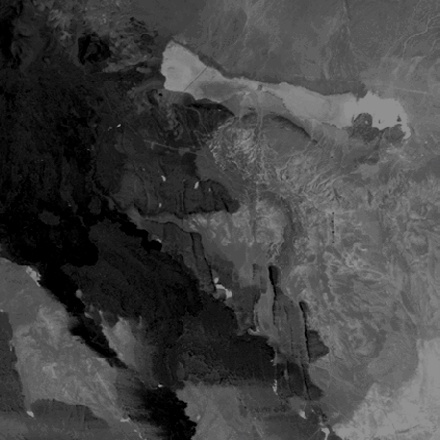
#> input picture HW2/images/landsat.jpg, 440 x 440 px
$ jupyter execute Homework_2.ipynb
#> lines starting #> are read from the running program, lines starting #| are printed output that depends on the picture
# Homework 2

Created by: Frendy

Date: 10/5/2020

The image folder has the images given for the homework

The output folder has the images that were created for the homework (Example: image1_crop.jpg)

# Dependencies

Please have the common libraries listed belowed installed.

In case you don't have it. Please install it by typing the following

## matplotlib
pip3 install matplotlib

## scipy
pip3 install scipy

## numpy
pip3 install numpy

[cell 1]
############
# Numpy makes my computer run out of memory, fix it by forcing to not do multi threading
###########
import os
os.environ['OPENBLAS_NUM_THREADS'] = '1'
os.environ['MKL_NUM_THREADS'] = '1'

[cell 2]
import matplotlib.image as mpimg
import matplotlib.pyplot as plt

import numpy as np

from PIL import Image

[cell 3]
#########################
# Problem 4 a
#########################

def my_hist_equalization(gray_image, n_bins):

    #########
    # Original image
    ##########

    # Import image as numpy
#> called with gray_image = 'images/landsat.jpg', n_bins = 256
    img = mpimg.imread(gray_image)
#> img is the input picture: shape (440, 440, 3); mean R, G, B 67.1, 67.1, 67.1
    npImg = np.array(img)
    npImg = npImg.flatten() # Make 1 D Array

    # Initialize histogram with size n_bins
    OriginalHistogram = np.zeros(n_bins)

    # Sum all pixels in a 256 array, to see intensity
    for i in npImg:
        OriginalHistogram[i] = OriginalHistogram[i] + 1
#> this loop made 580800 passes
#> i on passes 1 to 3: 18, 18, 18
#> after the loop, OriginalHistogram = 256 values, max 15954 at index 0, min 0 at index 150, mean 2268.8

    #########
    # HIstogram Equalization
    ##########
    # Cumulative sum first
    OriginalHistogram = iter(OriginalHistogram)

    # make a new numpy arrray
    csArray = [next(OriginalHistogram)]
#> csArray = [15954]
    for i in OriginalHistogram:
        csArray.append(csArray[-1] + i)
#> this loop made 255 passes
#> i on passes 1 to 3: 6036, 3465, 2844
#> after the loop, csArray = 256 values from 15954 to 580800

    csArray = np.array(csArray)

    # Normalize cum sum
    csNormalize = (csArray -csArray.min())/(csArray.max() - csArray.min())
#> csNormalize = 256 values from 0 to 1

    #Output
    # Make 1D array into a 2D array of same shape as img
    OutputImg = np.reshape(csNormalize[npImg], img.shape)
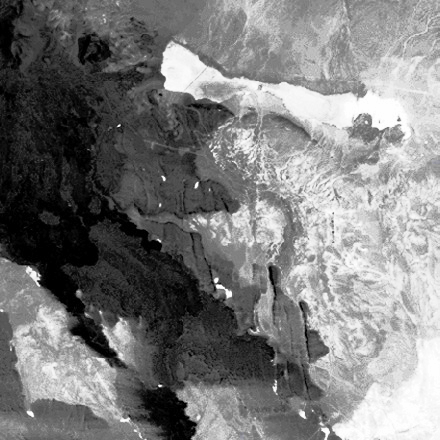
#> OutputImg: shape (440, 440, 3) float64; mean R, G, B 0.491, 0.491, 0.491

    # Since after normalizing, hisogram intesity is from 0->1
    # The example histogram after equalizing is 0 -> 256
    # So to make it similar I multiply it by 256
    OutputHistogram = OutputImg.flatten() * 256

    #################
    # Display graphs and histogram
    #################
    fig = plt.figure()
    fig.set_figheight(20)
    fig.set_figwidth(20)

    # Original
    # Image
    fig.add_subplot(2,2,1)
    plt.imshow(img, cmap='gray')
    plt.title('Original image')

    #Histogram
    fig.add_subplot(2,2,2)
    plt.hist(npImg, bins=n_bins)
    plt.title('Histogram of original image')
    plt.xlabel('Itensity value')
    plt.ylabel('Frequency')
    plt.xlim([0,270])

    # Histogram equalization
    # Image
    fig.add_subplot(2,2,3)
    plt.imshow(OutputImg, cmap='gray')
    plt.title('Histogram equalization')

    #Histogram
    fig.add_subplot(2,2,4)
    plt.hist(OutputHistogram, bins=n_bins)
    plt.title('Histogram after equalization')
    plt.xlabel('Itensity value')
    plt.ylabel('Frequency')
    plt.xlim([0,270])

    return OutputImg

[cell 4]
#########################
# Problem 4 b
#########################
Output = my_hist_equalization('images/landsat.jpg', 256)
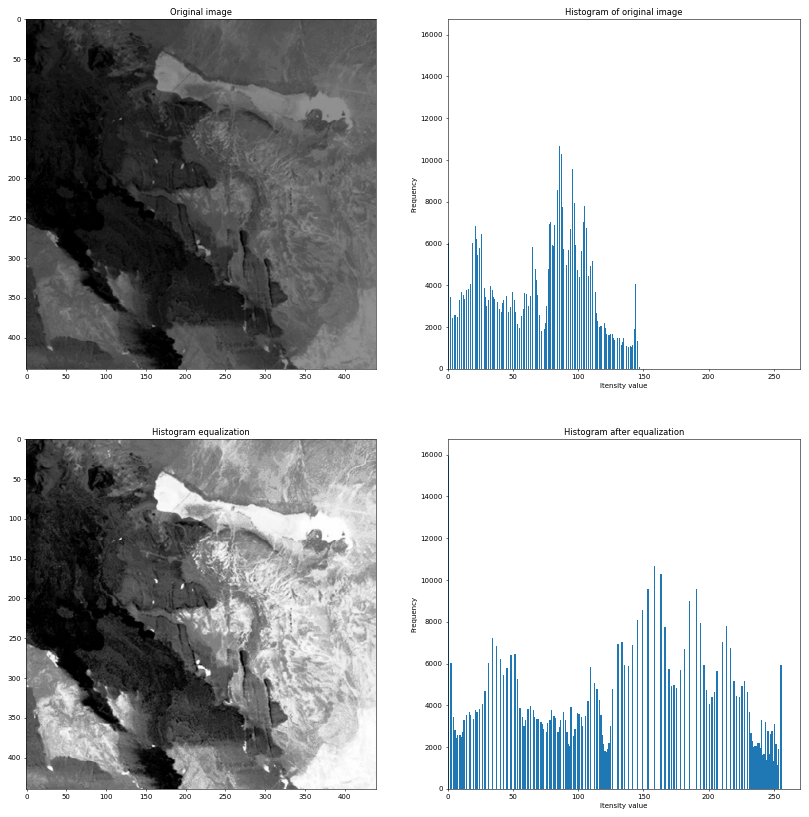
#> figure drawn by matplotlib, 4 panels; panel 2: tallest bar 15954 high, from x = 0 to 0.582; panel 4: tallest bar 15954 high, from x = 0 to 1

[cell 5]
#########################
# Problem 4 c
#########################
plt.imshow(Output)
print("Saving landsat_hist_equalized.jpg")
plt.savefig('output/landsat_hist_equalized.jpg')
plt.show()

[cell 6]
#########################
# Problem 5 a
#########################

def contrast_stretch(gray_image):

    #########
    # Original image
    ##########

    # Import image as numpy
#> called with gray_image = 'images/landsat.jpg'
    img = mpimg.imread(gray_image)
    npImg = np.array(img)
    npImg = npImg.flatten() # Make 1 D Array

    #########
    # Contrast strech
    ##########
    # Intensity
    maxInt = npImg.max()
#> maxInt = 149
    minInt = npImg.min()
#> minInt = 0

    # Do stretch
    a = 1/(maxInt - minInt)
#> a = 0.00671
    temp = (npImg - minInt)*a
    temp.astype('int')

    #Output
    # Make 1D array into a 2D array of same shape as img
    OutputImg = np.reshape(temp, img.shape)
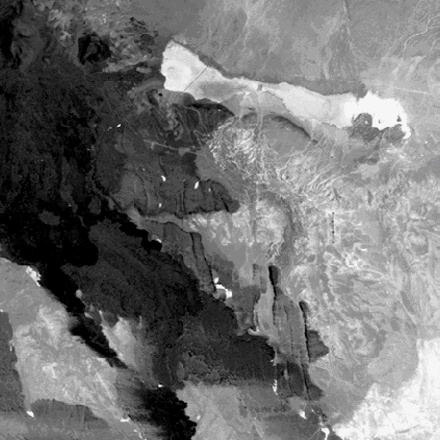
#> OutputImg: shape (440, 440, 3) float64; mean R, G, B 0.45, 0.45, 0.45

    # Since after normalizing, hisogram intesity is from 0->1
    # The example histogram after equalizing is 0 -> 256
    # So to make it similar I multiply it by 256
    OutputHistogram = OutputImg.flatten() * 256

    #################
    # Display graphs and histogram
    #################
    fig = plt.figure()
    fig.set_figheight(20)
    fig.set_figwidth(20)

    # Original
    # Image
    fig.add_subplot(2,2,1)
    plt.imshow(img, cmap='gray')
    plt.title('Original image')

    #Histogram
    fig.add_subplot(2,2,2)
    plt.hist(npImg, bins=256)
    plt.title('Histogram of original image')
    plt.xlabel('Itensity value')
    plt.ylabel('Frequency')
    plt.xlim([0,270])

    # Histogram equalization
    # Image
    fig.add_subplot(2,2,3)
    plt.imshow(OutputImg, cmap='gray')
    plt.title('Constrast Stretch')

    #Histogram
    fig.add_subplot(2,2,4)
    plt.hist(OutputHistogram, bins=256)
    plt.title('Histogram after Constrast Stretch')
    plt.xlabel('Itensity value')
    plt.ylabel('Frequency')
    plt.xlim([0,270])

    return OutputImg

[cell 7]
#########################
# Problem 5 b
#########################
Output = contrast_stretch('images/landsat.jpg')

###############
# Histogram equalizer vs Constrast Stretch
###############
'''
    We can observe that using Histogram equalizer makes the image brighter than constrast stretch. Thus, making it them slightly different.

    Histogram equalizer made the pixels from the original image be a cumulative distribution function of the intensity.
    Constrast Stretching made the pixels fit the full range of intensity. This is made by multipling each intensity with a value.

    To conclude, they look quite similar as they have the same purpose of enhance constrast.
    However, if we look closely, the intensity are different as they are calculated in different ways.
'''
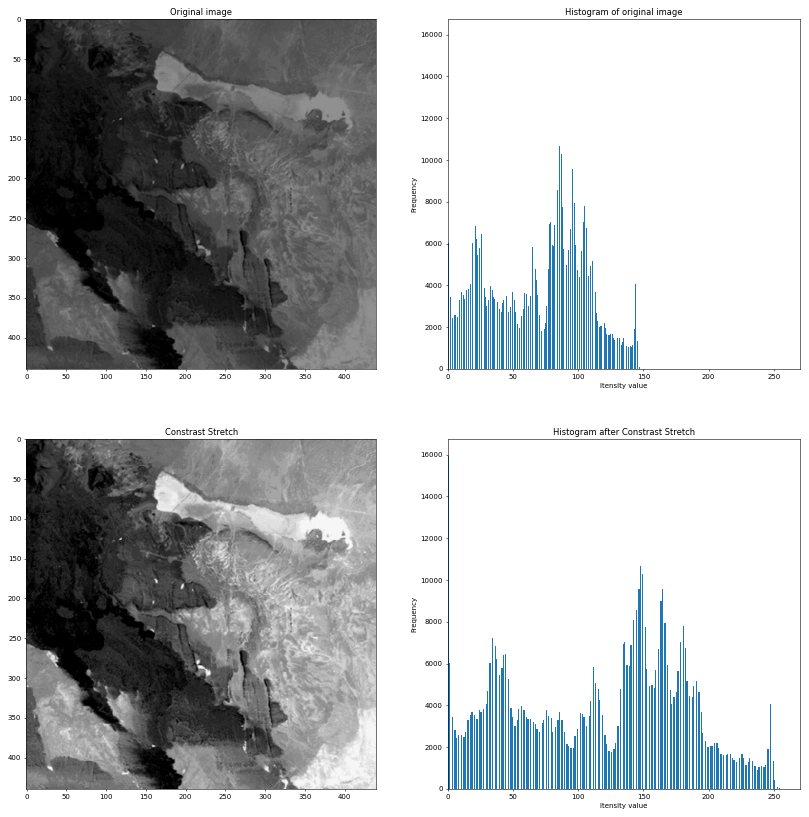
#> figure drawn by matplotlib, 4 panels; panel 2: tallest bar 15954 high, from x = 0 to 0.582; panel 4: tallest bar 15954 high, from x = 0 to 1

[cell 8]
#########################
# Problem 5 c
#########################
plt.imshow(Output)
print("Saving landsat_stretched.jpg")
plt.savefig('output/landsat_stretched.jpg')
plt.show()

[cell 9]
#########################
# Problem 5 d
#########################
Output = contrast_stretch('images/wall_gray.jpg')
#> call 2 of contrast_stretch, with gray_image = 'images/wall_gray.jpg'
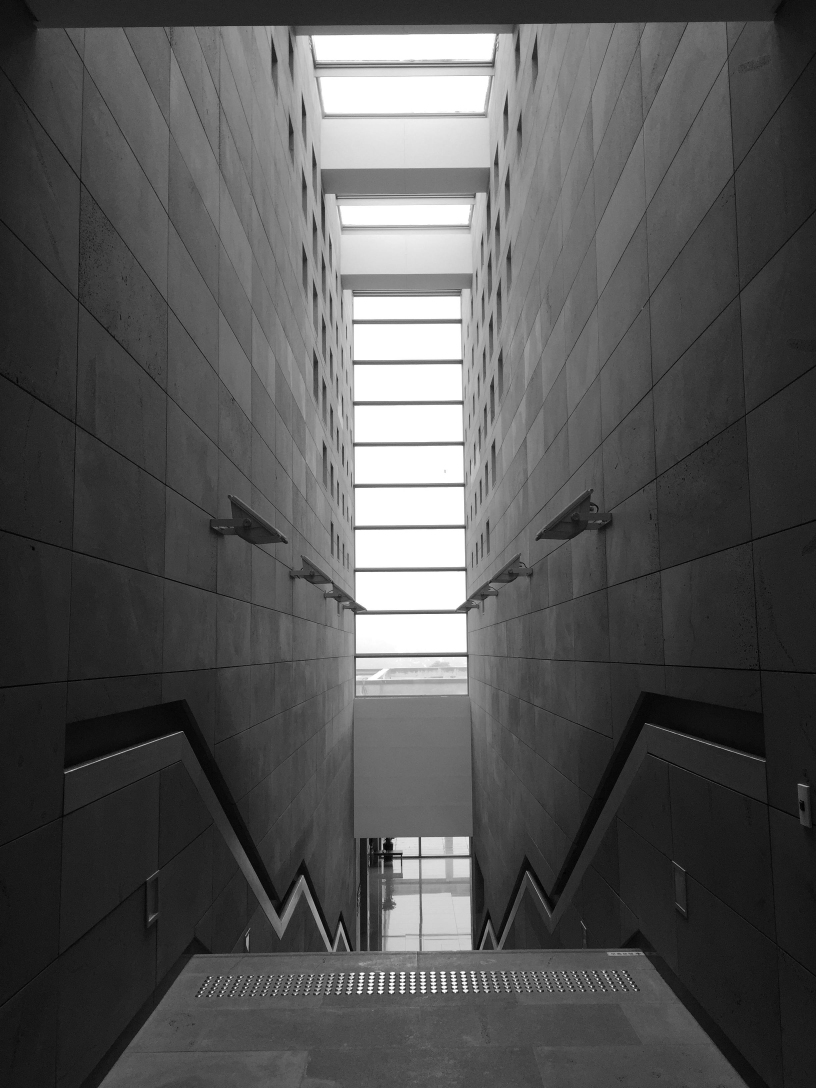
#> input picture HW2/images/wall_gray.jpg, 2448 x 3264 px (shown at 1/3 size)
#> in contrast_stretch, img is the input picture: shape (3264, 2448); min 0, max 255, mean 85
#> in contrast_stretch (call 2), `maxInt = npImg.max()`: maxInt = 255
#> in contrast_stretch (call 2), `a = 1/(maxInt - minInt)`: a = 0.00392

'''
    We hardly see any different as we are unable to stretch the intensity by a significant amount.
    This is because the minIntensity and the maxIntensity are already in their minimun and maximun respectively.
    The minIntensity of the image would be 0, and the maxIntensity would be 256.
    When we plot the original image, we can observer that the intensity ranges from 0 to 256 already.
    This means that we already reached the minIntensity and maxIntensity.
'''
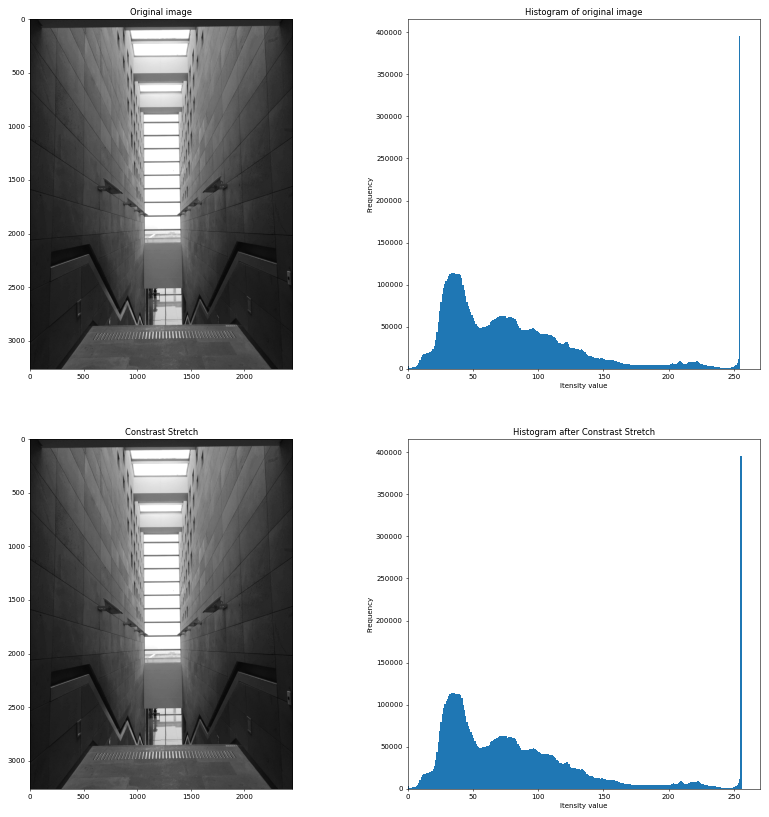
#> figure drawn by matplotlib, 4 panels; panel 2: tallest bar 395794 high, from x = 254 to 255; panel 4: tallest bar 395794 high, from x = 255 to 256
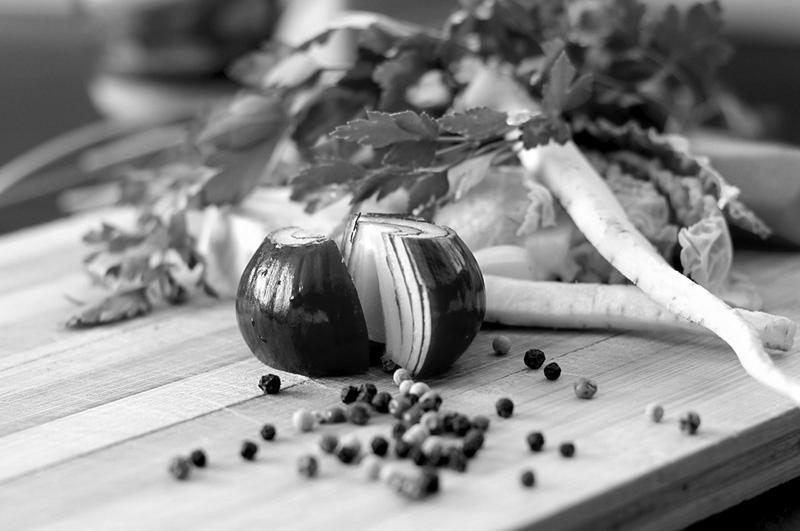
#> input picture HW2/images/conv_test.jpg, 800 x 531 px

[cell 10]
#########################
# Problem 5 e
#########################
plt.imshow(Output,cmap='gray')
print("Saving wall_gray_stretched.jpg")
plt.savefig('output/wall_gray_stretched.jpg')
plt.show()

[cell 11]
#########################
# Problem 6 a
#########################

def my_convolution2d(gray_image, h):

    #########
    # Original image
    ##########

    # Import image as numpy
#> called with gray_image = 'images/conv_test.jpg', h = array of shape (3, 3)
    img = mpimg.imread(gray_image)
#> img is the input picture: shape (531, 800); min 0, max 255, mean 137.8

    #########
    # my_convolution
    ##########
    x, y = img.shape
#> x = 531; y = 800
    m, n = h.shape

    #shift
    x = x - m + 1
#> x = 529
    y = y - m + 1
#> y = 798

    # Create Output with all Zeros
    OutputImg = np.zeros((x,y))

    # Zero padding
    # AKA not square
    if m != n:
        if m > n:
            tempH = np.zeros([m,m])
        elif n > m:
            tempH = np.zeros([n,n])

        # Fill existing h
        for i in range(m):
            for j in range(n):
                tempH[i][j] = h[i][j]

        h = tempH

    # H should be good here

    # Convolution ! Need to flipperino x and y axis
    np.fliplr(np.flipud(h))

    # Now do convolution! aka sumation
    for i in range(x):
        for j in range(y):
            OutputImg[i][j] = np.sum(img[i:i+m, j:j+m]*h)
#> OutputImg: shape (529, 798) float64

    return OutputImg

[cell 12]
#########################
# Problem 6 b
#########################

#Box Filter aka a matrix with a bunch of 1
h3x3 = np.ones([3,3])
h9x9 = np.ones([9,9])
h15x15 = np.ones([15,15])
h1x13 = np.ones([1,13])
h13x1 = np.ones([31,1])

fig, axes = plt.subplots(nrows=3, ncols=2)
fig.tight_layout()

plt.subplot(3,2,1)
plt.imshow(mpimg.imread('images/conv_test.jpg'), cmap='gray')
plt.title('Origional Image', fontsize=12)

h = [h3x3, h9x9, h15x15, h1x13, h13x1]
name = ['3x3', '9x9', '15x15', '1x13', '13x1']
for k in range(len(h)):
    i = h[k]
    output = my_convolution2d('images/conv_test.jpg', i)
    if k == 0:
        plt.subplot(3,2,2)
    elif k == 1:
        plt.subplot(3,2,3)
    elif k == 2:
        plt.subplot(3,2,4)
    elif k == 3:
        plt.subplot(3,2,5)
    else:
        plt.subplot(3,2,6)
    plt.imshow(output, cmap='gray')
    plt.title('conv_test_box'+ name[k] + '.jpg')
    plt.imsave('output/conv_test_box'+ name[k] + '.jpg', output, cmap='gray')

# for some reason 1x13 doesnt display :( in subplot)
# I displayed in the next cell just in case..

'''
   We observe that if the size of the row of the filter is small, the image will not have modification/blurry.
   The bigger the size of the row, the blurrier it gets.
'''
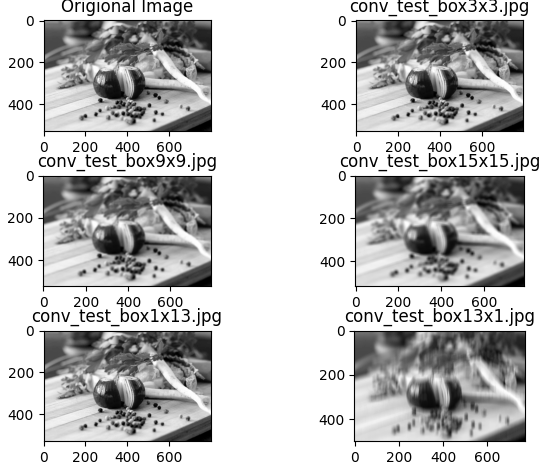
#> figure drawn by matplotlib, 6 panels

[cell 13]
plt.imshow(mpimg.imread('output/conv_test_box1x13.jpg'), cmap='gray')
plt.show()

[cell 14]
#########################
# Problem 6 c
#########################
from scipy.ndimage import gaussian_filter
#Box Filter aka a matrix with a bunch of 1
s = [2, 5,10]

fig, axes = plt.subplots(nrows=2, ncols=2)
fig.tight_layout()

plt.subplot(2,2,1)
plt.imshow(mpimg.imread('images/conv_test.jpg'), cmap='gray')
plt.title('Origional Image', fontsize=12)

for k in range(len(s)):
    i = s[k]
    output = gaussian_filter(mpimg.imread('images/conv_test.jpg'), sigma = i)
#> output: shape (531, 800); min 0, max 253, mean 136.8
    if k == 0:
        plt.subplot(2,2,2)
    elif k == 1:
        plt.subplot(2,2,3)
    else:
        plt.subplot(2,2,4)
    plt.imshow(output, cmap='gray')
    plt.title('conv_test_gauss_s'+ str(i) + '.jpg')
    plt.imsave('output/conv_test_gauss_s'+ str(i) + '.jpg', output, cmap='gray')
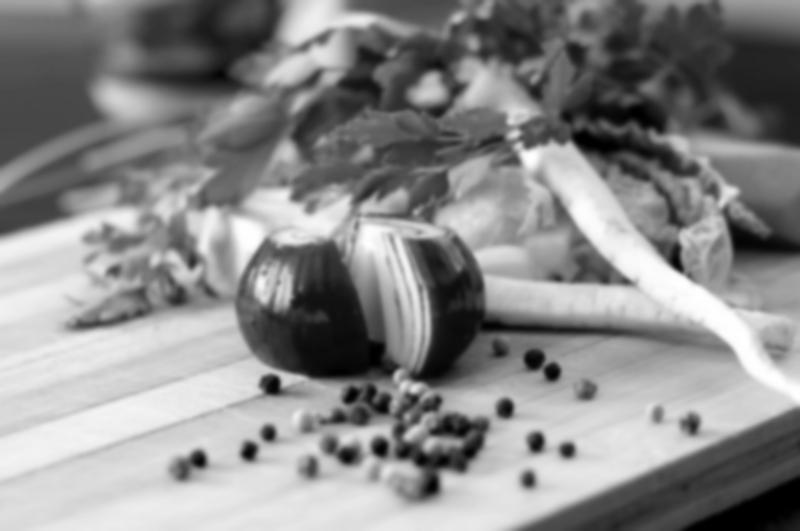
#> saved as conv_test_gauss_s2.jpg: shape (531, 800, 3); min 0, max 255, mean 137.8
